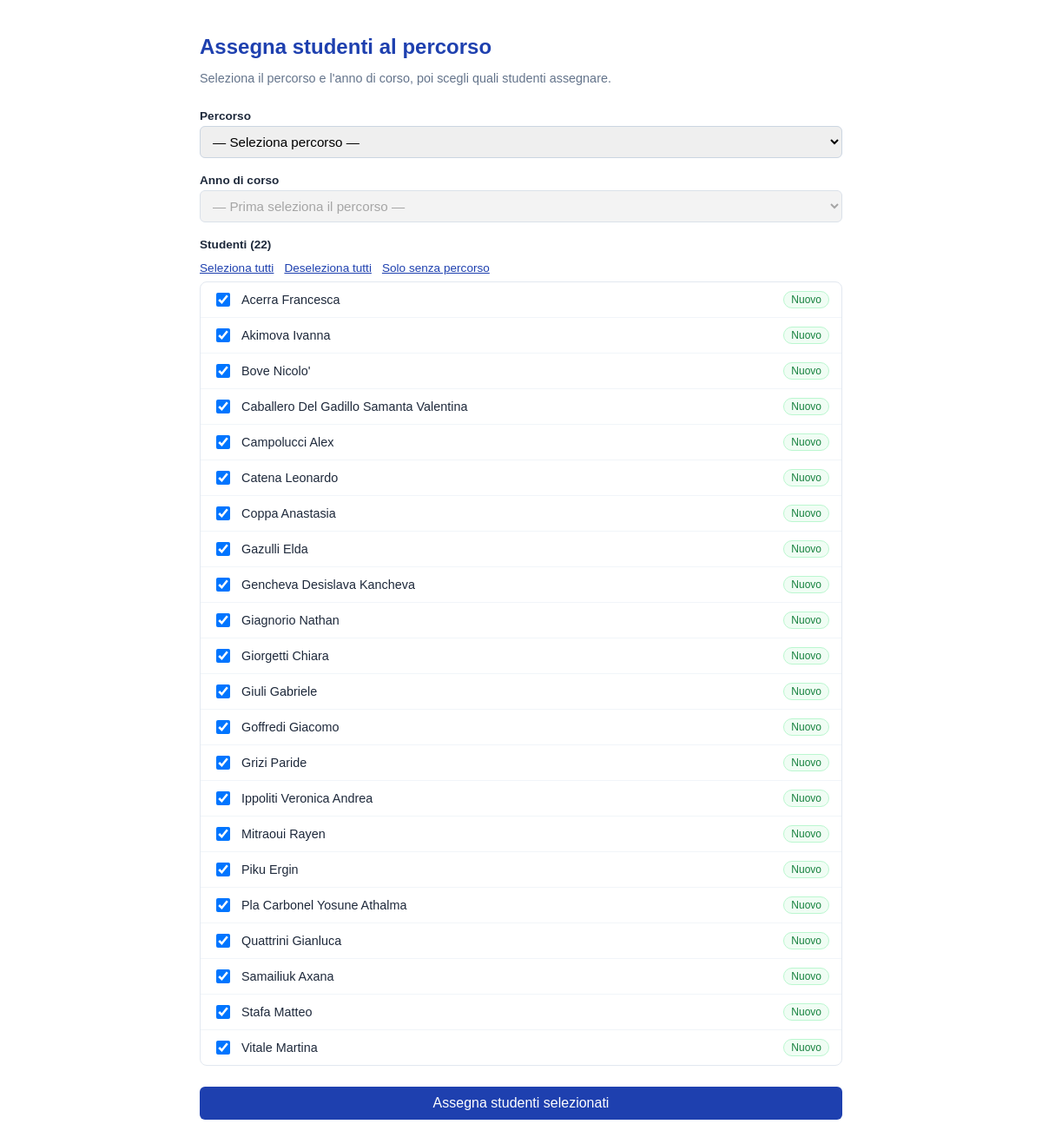
Screenshot of /sql/assegna_studenti.php with the database file from the repository.
### tables this page shows
CREATE TABLE IF NOT EXISTS studenti (
    id             INT AUTO_INCREMENT PRIMARY KEY,
    nome           VARCHAR(100) NOT NULL,
    cognome        VARCHAR(100) NOT NULL,
    email          VARCHAR(150) NULL,
    telefono       VARCHAR(30)  NULL,
    data_nascita   DATE         NULL,
    codice_fiscale VARCHAR(20)  NULL,
    indirizzo      TEXT         NULL,
    foto           VARCHAR(255) NULL,
    note           TEXT         NULL,
    attivo         TINYINT(1)   NOT NULL DEFAULT 1,
    created_at     TIMESTAMP    DEFAULT CURRENT_TIMESTAMP,
    updated_at     TIMESTAMP    DEFAULT CURRENT_TIMESTAMP ON UPDATE CURRENT_TIMESTAMP
);

### sql/assegna_studenti.php (the view, shortened to what this page needs)
<?php
$pdo = new PDO(
    'mysql:host=localhost;dbname=artemisys;charset=utf8mb4',
    'root', '',
    [PDO::ATTR_ERRMODE => PDO::ERRMODE_EXCEPTION, PDO::ATTR_DEFAULT_FETCH_MODE => PDO::FETCH_ASSOC]
);
$studenti = $pdo->query("
    SELECT s.id, s.cognome, s.nome,
           p.nome       AS percorso_attuale,
           a.anno       AS anno_sc_attuale,
           pa.numero    AS anno_corso_attuale
    FROM studenti s
    LEFT JOIN studente_iscrizioni si ON si.studente_id = s.id
    LEFT JOIN percorsi_accademici p  ON p.id = si.percorso_id
    LEFT JOIN anni_scolastici a      ON a.id = p.anno_scolastico_id
    LEFT JOIN studente_anni san      ON san.studente_id = s.id
                                    AND san.anno_scolastico_id = p.anno_scolastico_id
    LEFT JOIN percorso_anni pa       ON pa.id = san.percorso_anno_id
    WHERE s.attivo = 1
    ORDER BY s.cognome ASC, s.nome ASC
")->fetchAll();
$ordinali = [1=>'1° Anno',2=>'2° Anno',3=>'3° Anno',4=>'4° Anno',5=>'5° Anno',
             6=>'6° Anno',7=>'7° Anno',8=>'8° Anno',9=>'9° Anno',10=>'10° Anno'];
$done = false;
?>
<!DOCTYPE html>
<html lang="it">
<head>
</head>
<body>
<h2>Assegna studenti al percorso</h2>
<p class="sub">Seleziona il percorso e l'anno di corso, poi scegli quali studenti assegnare.</p>
<?php if (!$done): ?>
<form method="POST">
    <label class="lbl">Percorso</label>
    <select name="percorso_id" id="sel_percorso" required onchange="aggiornaAnni()">
        <option value="">— Seleziona percorso —</option>
    </select>
    <label class="lbl">Anno di corso</label>
    <select name="percorso_anno_id" id="sel_anno" required disabled>
        <option value="">— Prima seleziona il percorso —</option>
    </select>
    <label class="lbl">Studenti (<?= count($studenti) ?>)</label>
    <div class="ctrl">
        <a onclick="setTutti(true)">Seleziona tutti</a>
        <a onclick="setTutti(false)">Deseleziona tutti</a>
        <a onclick="setSoloNuovi()">Solo senza percorso</a>
    </div>
    <div class="student-list" style="margin-top:8px;">
        <?php foreach ($studenti as $s):
            $haPercorso = !empty($s['percorso_attuale']);
            $defaultChecked = !$haPercorso;
        ?>
            <div class="student-row">
                <input type="checkbox"
                       name="studenti_ids[]"
                       value="<?= $s['id'] ?>"
                       class="stud-check <?= $haPercorso ? 'has-percorso' : 'no-percorso' ?>"
                       <?= $defaultChecked ? 'checked' : '' ?>
                       style="width:16px;height:16px;cursor:pointer;flex-shrink:0;">
                <span style="flex:1;font-weight:500;">
                    <?= htmlspecialchars($s['cognome'] . ' ' . $s['nome']) ?>
                </span>
                <?php if ($haPercorso): ?>
                    <span class="badge-warn">
                        <?= htmlspecialchars($s['percorso_attuale']) ?>
                        <?php if ($s['anno_corso_attuale']): ?>
                            — <?= $ordinali[$s['anno_corso_attuale']] ?? $s['anno_corso_attuale'].'° Anno' ?>
                        <?php endif; ?>
                    </span>
                <?php else: ?>
                    <span class="badge-new">Nuovo</span>
                <?php endif; ?>
            </div>
        <?php endforeach; ?>
    </div>
    <button type="submit" class="btn">Assegna studenti selezionati</button>
</form>
<?php endif; ?>
</body>
</html>

### sql/assegna_studenti.php (style rules this page uses)
* { box-sizing:border-box }
body { font-family:sans-serif;max-width:780px;margin:40px auto;padding:0 20px;color:#1e293b }
h2 { color:#1e40af;margin-bottom:4px }
.sub { color:#64748b;font-size:.9rem;margin-bottom:28px }
label.lbl { display:block;font-weight:600;font-size:.85rem;margin-bottom:4px;margin-top:18px }
select { width:100%;padding:8px 10px;border:1px solid #cbd5e1;border-radius:6px;font-size:.95rem }
.btn { margin-top:24px;background:#1e40af;color:#fff;border:none;padding:10px 28px; border-radius:6px;font-size:1rem;cursor:pointer;width:100% }
.student-list { margin-top:16px;border:1px solid #e2e8f0;border-radius:8px;overflow:hidden }
.student-row { display:flex;align-items:center;gap:10px;padding:9px 14px;border-bottom:1px solid #f1f5f9;font-size:.9rem }
.student-row:last-child { border-bottom:none }
.badge-new { background:#f0fdf4;color:#15803d;border:1px solid #bbf7d0; font-size:.75rem;padding:2px 8px;border-radius:20px }
.ctrl { display:flex;gap:12px;margin-top:12px;font-size:.85rem }
.ctrl a { color:#1e40af;cursor:pointer;text-decoration:underline }

### rows the page displays
studenti: cognome+nome "Acerra Francesca"
studenti: cognome+nome "Akimova Ivanna"
studenti: cognome+nome "Bove Nicolo'"
studenti: cognome+nome "Caballero Del Gadillo Samanta Valentina"
studenti: cognome+nome "Campolucci Alex"
studenti: cognome+nome "Catena Leonardo"
studenti: cognome+nome "Coppa Anastasia"
studenti: cognome+nome "Gazulli Elda"
studenti: cognome+nome "Gencheva Desislava Kancheva"
studenti: cognome+nome "Giagnorio Nathan"
studenti: cognome+nome "Giorgetti Chiara"
studenti: cognome+nome "Giuli Gabriele"
studenti: cognome+nome "Goffredi Giacomo"
studenti: cognome+nome "Grizi Paride"
studenti: cognome+nome "Ippoliti Veronica Andrea"
studenti: cognome+nome "Mitraoui Rayen"
studenti: cognome+nome "Piku Ergin"
studenti: cognome+nome "Pla Carbonel Yosune Athalma"
studenti: cognome+nome "Quattrini Gianluca"
studenti: cognome+nome "Samailiuk Axana"
studenti: cognome+nome "Stafa Matteo"
studenti: cognome+nome "Vitale Martina"

### other values shown
count($studenti) "22"
